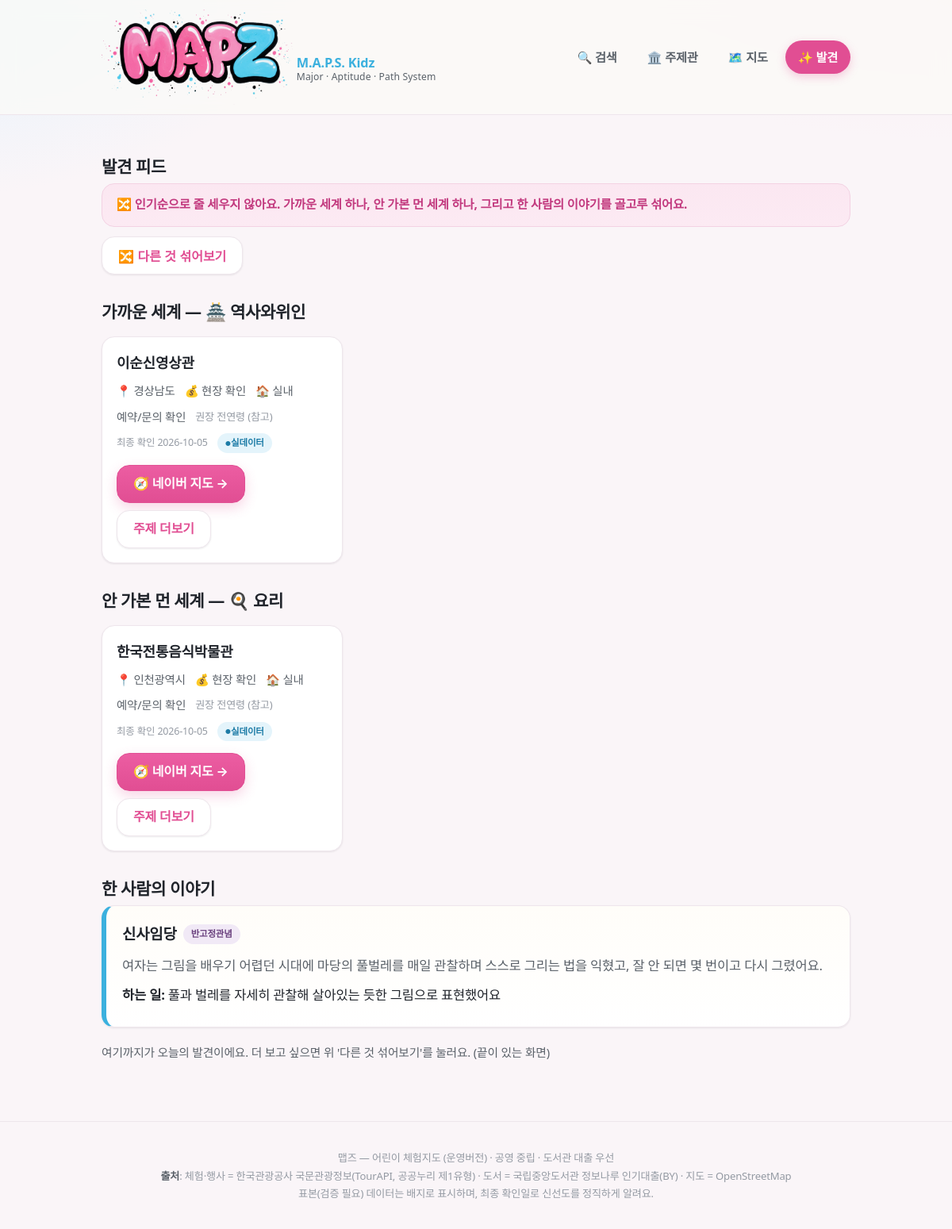
Page /discover on the earlier database version.
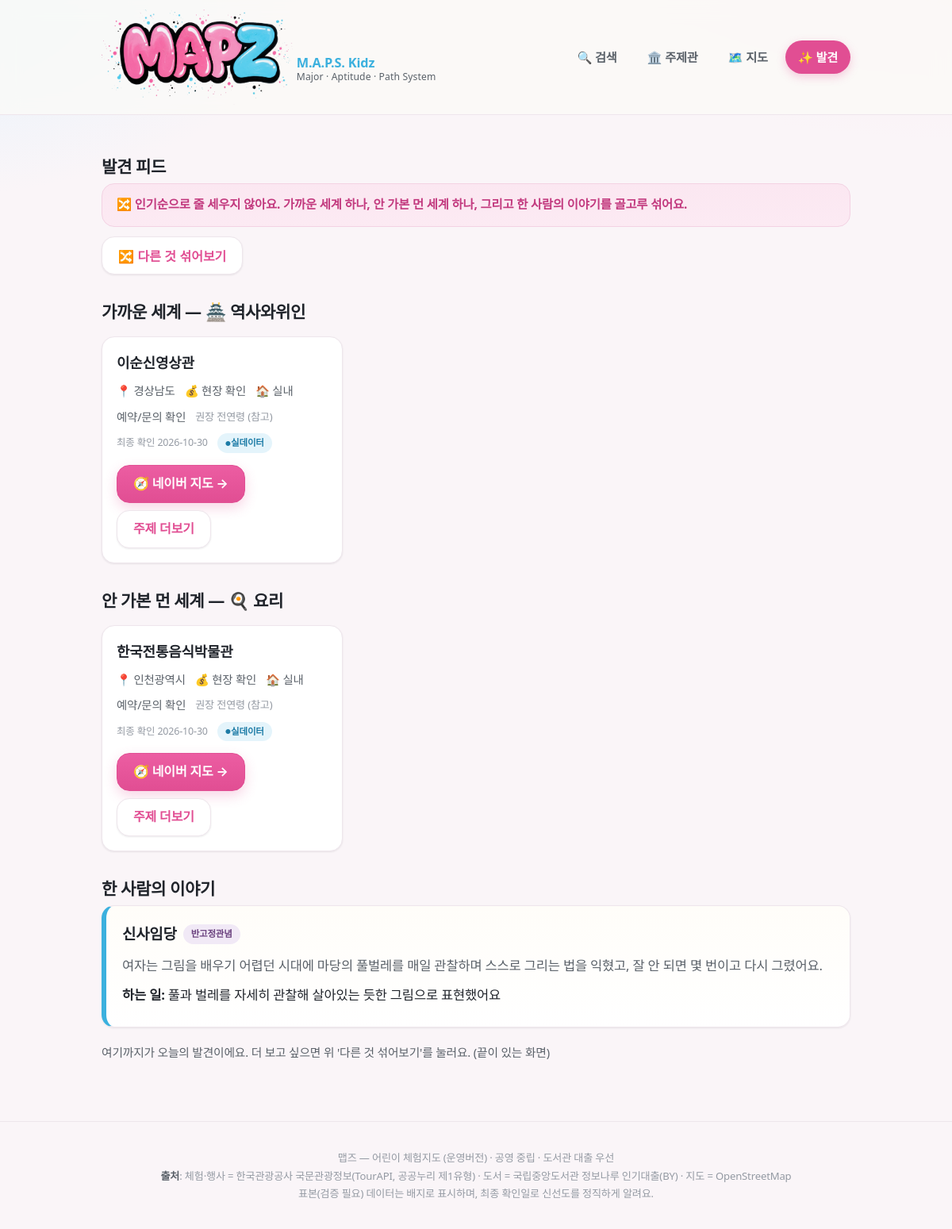
Same page on the later database version.
### tables this page shows
CREATE TABLE experience(id TEXT PRIMARY KEY, name TEXT, type TEXT, topic_tags TEXT,
  verb_tags TEXT, lat REAL, lng REAL, region TEXT, period_start TEXT, period_end TEXT,
  hours TEXT, age_note TEXT, duration_min INT, cost TEXT, reservation_url TEXT,
  indoor INT, parking TEXT, stroller TEXT, crowd_note TEXT, related_books TEXT,
  tel TEXT, image TEXT, source TEXT, is_seed INT, last_verified TEXT, status TEXT);

### app/main.py (the view)
@app.get("/discover", response_class=HTMLResponse)
def page_discover(request: Request):
    d = api_discover()
    return templates.TemplateResponse(request, "discover.html", {"q": d["quota"], "topics_all": TOPICS,
        "rule": d["rule"], "today": today(), "active": "discover"})

### app/templates/discover.html (shortened to what this page needs)
{% extends "base.html" %}
{% import "macros.html" as m %}
{% block content %}
<h1 class="section-title">발견 피드</h1>
<div class="discover-note">🔀 인기순으로 줄 세우지 않아요. 가까운 세계 하나, 안 가본 먼 세계 하나, 그리고 한 사람의 이야기를 골고루 섞어요.</div>
<form method="get" action="/discover" style="margin:12px 0"><button class="btn ghost" type="submit">🔀 다른 것 섞어보기</button></form>
<h2 class="section-title">가까운 세계 — {{ topics_all[q.near.topic].emoji }} {{ q.near.name }}</h2>
<div class="cards">{% if q.near.experience %}{{ m.exp_card(q.near.experience) }}{% else %}<p class="hint">운영 중 항목 준비 중이에요.</p>{% endif %}</div>
<h2 class="section-title">안 가본 먼 세계 — {{ topics_all[q.far.topic].emoji }} {{ q.far.name }}</h2>
<div class="cards">{% if q.far.experience %}{{ m.exp_card(q.far.experience) }}{% else %}<p class="hint">운영 중 항목 준비 중이에요.</p>{% endif %}</div>
<h2 class="section-title">한 사람의 이야기</h2>
{% if q.anti_stereotype_person %}
<div class="person">
<div class="who">{{ q.anti_stereotype_person.name }}{% if q.anti_stereotype_person.anti_stereotype %} <span class="anti">반고정관념</span>{% endif %}</div>
<p class="trial">{{ q.anti_stereotype_person.story_trial }}</p>
<p style="margin:6px 0"><b>하는 일:</b> {{ q.anti_stereotype_person.verb_desc }}</p>
</div>
{% endif %}
<p class="hint" style="margin-top:20px">여기까지가 오늘의 발견이에요. 더 보고 싶으면 위 '다른 것 섞어보기'를 눌러요. (끝이 있는 화면)</p>
{% endblock %}

### app/templates/macros.html (shortened to what this page needs)
{% macro seed_badge(is_seed) -%}
{% if is_seed %}<span class="badge-seed">표본(검증 필요)</span>{% else %}<span class="badge-live">실데이터</span>{% endif %}
{%- endmacro %}
{% macro exp_card(x) -%}
<article class="card">
<h3>{{ x.name }}</h3>
<div class="meta"><span>📍 {{ x.region }}</span><span>💰 {{ x.cost or '현장 확인' }}</span>
<span>{{ '🏠 실내' if x.indoor else '🌳 야외' }}</span>{% if x.tel %}<span>📞 {{ x.tel }}</span>{% endif %}</div>
<div class="meta"><span>{{ '예약/문의 확인' if not x.tel else '전화 문의 가능' }}</span>
<span class="age">권장 {{ x.age_note or '전연령' }} (참고)</span></div>
<div class="meta"><span class="verified">최종 확인 {{ x.last_verified }}</span> {{ seed_badge(x.is_seed) }}</div>
<div class="cta-row"><a class="btn" href="{{ x.maplink }}" target="_blank" rel="noopener">🧭 네이버 지도 →</a>
<a class="btn ghost" href="/topic/{{ x.topic_tags[0] }}">주제 더보기</a></div>
</article>
{%- endmacro %}

Differences in the rows shown:
changed experience "이순신영상관": last_verified "2026-10-05" → "2026-10-30"
changed experience "한국전통음식박물관": last_verified "2026-10-05" → "2026-10-30"
